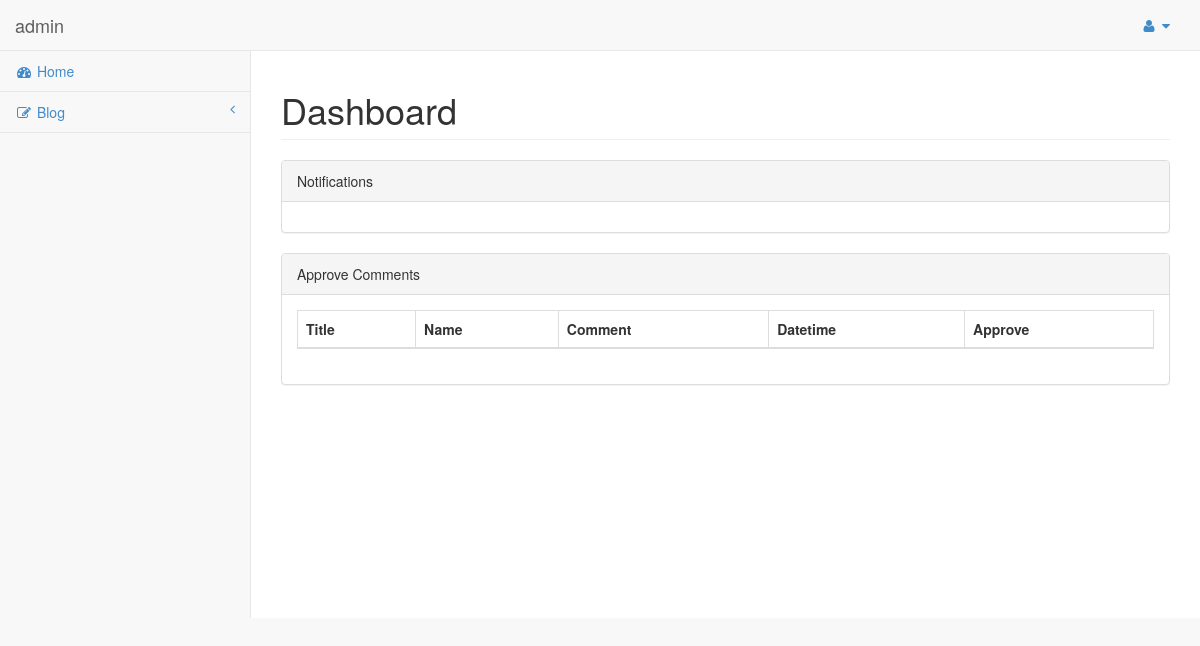
The app's page /admin/index.php (signed in), older data.
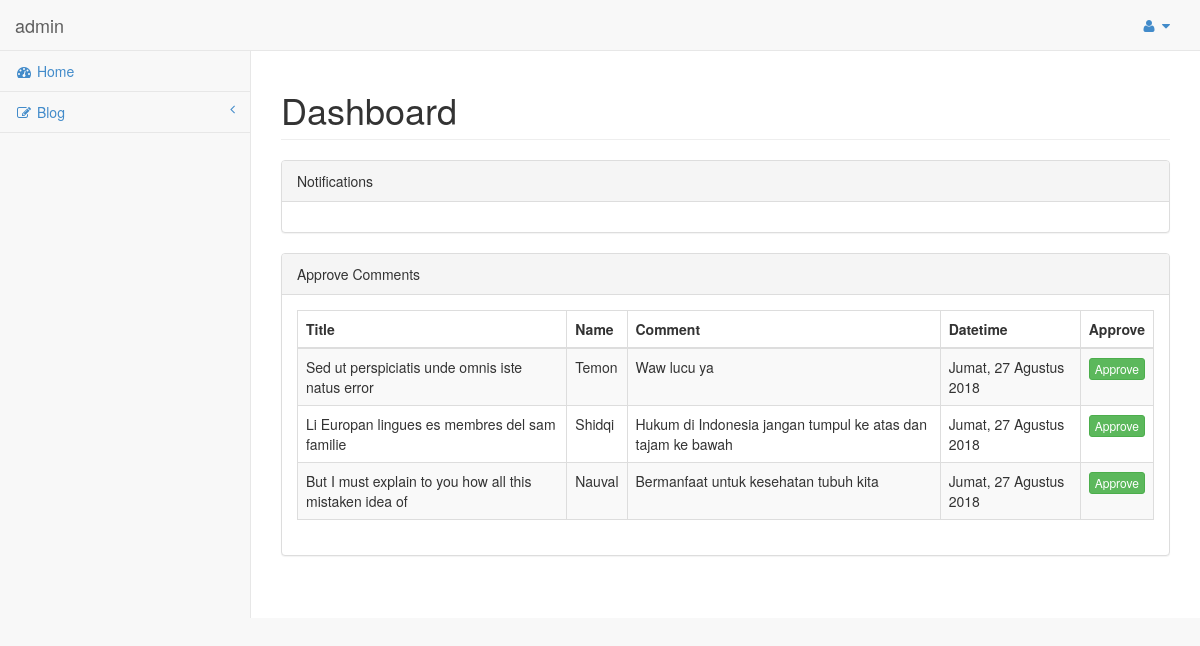
The same page, newer data.
### tables this page shows
CREATE TABLE `komentar` (
  `id_komentar` int(11) NOT NULL,
  `artikel_id` int(11) NOT NULL,
  `user` varchar(100) NOT NULL,
  `reply` text NOT NULL,
  `tanggal` date NOT NULL,
  `status` tinyint(4) NOT NULL DEFAULT '0'
);

CREATE TABLE `artikel` (
  `id_artikel` int(11) NOT NULL,
  `kategori_id` int(11) NOT NULL,
  `judul` varchar(255) NOT NULL,
  `deskripsi` text NOT NULL,
  `gambar` varchar(255) NOT NULL,
  `tanggal` date NOT NULL,
  `slug` varchar(255) NOT NULL,
  `status` tinyint(4) NOT NULL DEFAULT '1'
);

### function/helper.php (called while the page is built, shortened)
<?php
function tanggal_indonesia($date)
{
    $hari  = array(
        "Minggu",
        "Senin",
        "Selasa",
        "Rabu",
        "Kamis",
        "Jumat",
        "Sabtu"
    );
    $bulan = array(
        "Januari",
        "Februari",
        "Mart",
        "April",
        "Juni",
        "Juli",
        "Agustus",
        "September",
        "Oktober",
        "November",
        "Desember"
    );
    $thn   = substr($date, 0, 4);
    $bln   = substr($date, 5, 2);
    $tgl   = substr($date, 8, 2);
    $hr    = date("w", strtotime($date));
    $result = $hari[$hr] . ", " . $tgl . " " . $bulan[(int) $bln - 1] . ' ' . $thn ;
    return $result;
}
 ?>

### admin/page/home/index.php (the view, shortened to what this page needs)
<div class="row">
    <div class="col-lg-12">
        <h1 class="page-header">Dashboard</h1>
    </div>
</div>
<div class="row">
    <div class="col-lg-12">
        <div class="panel panel-default">
            <div class="panel-heading">
                Notifications
            </div>
            <div class="panel-body">
            </div>
        </div>
        <div class="panel panel-default">
            <div class="panel-heading">
                Approve Comments
            </div>
            <div class="panel-body">
                <div class="table-responsive">
                    <table class="table table-striped table-bordered table-hover" id="dataTables-example">
                        <thead>
                            <tr>
                                <th>Title</th>
                                <th>Name</th>
                                <th>Comment</th>
                                <th>Datetime</th>
                                <th>Approve</th>
                            </tr>
                        </thead>
                        <tbody>
                            <?php
                                $query = mysqli_query($conn,"SELECT komentar.*,artikel.id_artikel,artikel.judul FROM komentar JOIN artikel ON
                                                        komentar.artikel_id = artikel.id_artikel WHERE komentar.status = 0 ORDER BY komentar.id_komentar DESC");
                                while($row = mysqli_fetch_assoc($query)){
                                    echo "<tr>
                                        <td>$row[judul]</td>
                                        <td>$row[user]</td>
                                        <td>$row[reply]</td>
                                        <td>".tanggal_indonesia($row['tanggal'])."</td>
                                        <td class='center'><a href='".BASE_URL."admin/page/home/approve_comment.php?id_komentar=$row[id_komentar]' class='btn btn-success btn-xs' type='button'>Approve</a></td>
                                        </tr>
                                    ";
                                }
                            ?>
                        </tbody>
                    </table>
                </div>
            </div>
        </div>
    </div>
</div>

Row changes from the older to the newer data that the page shows:
added komentar: artikel.judul "Sed ut perspiciatis unde omnis iste natus error", user "Temon", reply "Waw lucu ya", tanggal "Jumat, 27 Agustus 2018"
added komentar: artikel.judul "Li Europan lingues es membres del sam familie", user "Shidqi", reply "Hukum di Indonesia jangan tumpul ke atas dan tajam ke bawah", tanggal "Jumat, 27 Agustus 2018"
added komentar: artikel.judul "But I must explain to you how all this mistaken idea of", user "Nauval", reply "Bermanfaat untuk kesehatan tubuh kita", tanggal "Jumat, 27 Agustus 2018"
